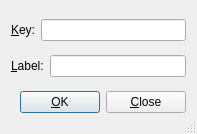
<ui version="4.0" >
 <author></author>
 <comment></comment>
 <exportmacro></exportmacro>
 <class>QBibitemUi</class>
 <widget class="QDialog" name="QBibitemUi" >
  <property name="geometry" >
   <rect>
    <x>0</x>
    <y>0</y>
    <width>197</width>
    <height>134</height>
   </rect>
  </property>
  <property name="windowTitle" >
   <string/>
  </property>
  <property name="sizeGripEnabled" >
   <bool>true</bool>
  </property>
  <layout class="QVBoxLayout" >
   <property name="margin" >
    <number>11</number>
   </property>
   <property name="spacing" >
    <number>6</number>
   </property>
   <item>
    <layout class="QHBoxLayout" >
     <property name="margin" >
      <number>0</number>
     </property>
     <property name="spacing" >
      <number>6</number>
     </property>
     <item>
      <widget class="QLabel" name="keyLA" >
       <property name="toolTip" >
        <string>The bibliography key</string>
       </property>
       <property name="text" >
        <string>&amp;Key:</string>
       </property>
       <property name="buddy" >
        <cstring>keyED</cstring>
       </property>
      </widget>
     </item>
     <item>
      <widget class="QLineEdit" name="keyED" >
       <property name="sizePolicy" >
        <sizepolicy>
         <hsizetype>7</hsizetype>
         <vsizetype>0</vsizetype>
         <horstretch>0</horstretch>
         <verstretch>0</verstretch>
        </sizepolicy>
       </property>
       <property name="toolTip" >
        <string>The bibliography key</string>
       </property>
      </widget>
     </item>
    </layout>
   </item>
   <item>
    <layout class="QHBoxLayout" >
     <property name="margin" >
      <number>0</number>
     </property>
     <property name="spacing" >
      <number>6</number>
     </property>
     <item>
      <widget class="QLabel" name="labelLA" >
       <property name="toolTip" >
        <string>The label as it appears in the document</string>
       </property>
       <property name="text" >
        <string>&amp;Label:</string>
       </property>
       <property name="buddy" >
        <cstring>labelED</cstring>
       </property>
      </widget>
     </item>
     <item>
      <widget class="QLineEdit" name="labelED" >
       <property name="sizePolicy" >
        <sizepolicy>
         <hsizetype>7</hsizetype>
         <vsizetype>0</vsizetype>
         <horstretch>0</horstretch>
         <verstretch>0</verstretch>
        </sizepolicy>
       </property>
       <property name="toolTip" >
        <string>The label as it appears in the document</string>
       </property>
      </widget>
     </item>
    </layout>
   </item>
   <item>
    <layout class="QHBoxLayout" >
     <property name="margin" >
      <number>0</number>
     </property>
     <property name="spacing" >
      <number>6</number>
     </property>
     <item>
      <spacer>
       <property name="orientation" >
        <enum>Qt::Horizontal</enum>
       </property>
       <property name="sizeType" >
        <enum>QSizePolicy::Expanding</enum>
       </property>
       <property name="sizeHint" >
        <size>
         <width>20</width>
         <height>20</height>
        </size>
       </property>
      </spacer>
     </item>
     <item>
      <widget class="QPushButton" name="okPB" >
       <property name="text" >
        <string>&amp;OK</string>
       </property>
       <property name="default" >
        <bool>true</bool>
       </property>
      </widget>
     </item>
     <item>
      <widget class="QPushButton" name="closePB" >
       <property name="text" >
        <string>&amp;Close</string>
       </property>
      </widget>
     </item>
    </layout>
   </item>
  </layout>
 </widget>
 <pixmapfunction></pixmapfunction>
 <resources/>
 <connections/>
</ui>
